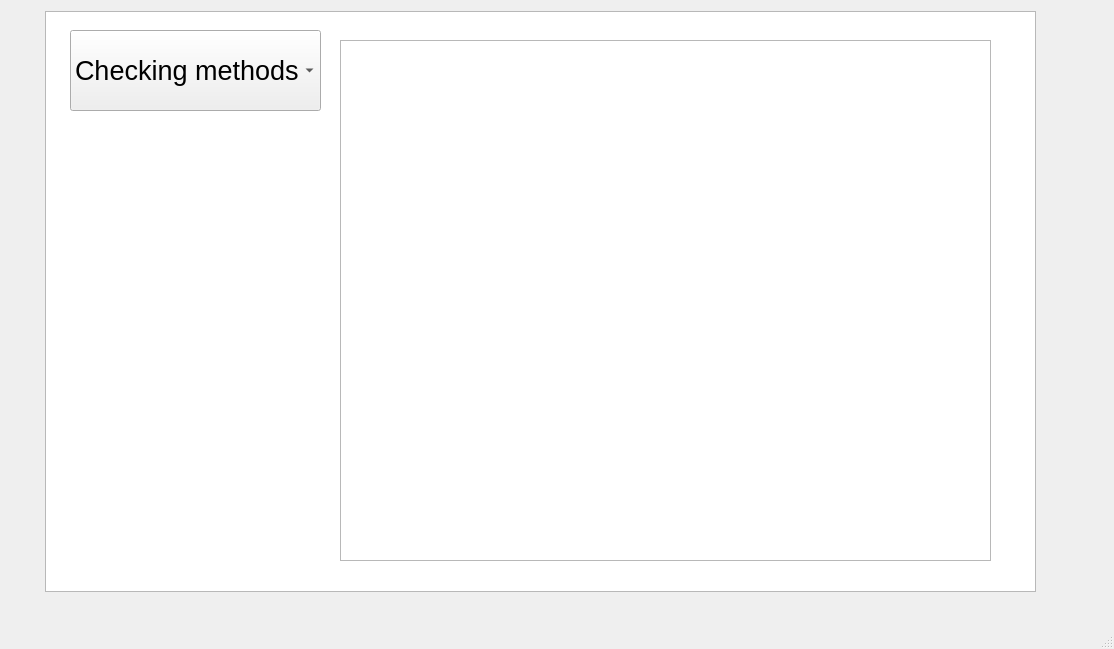
<?xml version="1.0" encoding="UTF-8"?>
<ui version="4.0">
 <class>MainWindow</class>
 <widget class="QMainWindow" name="MainWindow">
  <property name="geometry">
   <rect>
    <x>0</x>
    <y>0</y>
    <width>1114</width>
    <height>649</height>
   </rect>
  </property>
  <property name="windowTitle">
   <string>MainWindow</string>
  </property>
  <widget class="QWidget" name="centralwidget">
   <widget class="QTextEdit" name="textEdit">
    <property name="geometry">
     <rect>
      <x>340</x>
      <y>40</y>
      <width>651</width>
      <height>521</height>
     </rect>
    </property>
    <property name="font">
     <font>
      <pointsize>14</pointsize>
     </font>
    </property>
    <property name="lineWidth">
     <number>3</number>
    </property>
   </widget>
   <widget class="QComboBox" name="comboBox">
    <property name="geometry">
     <rect>
      <x>70</x>
      <y>30</y>
      <width>251</width>
      <height>81</height>
     </rect>
    </property>
    <property name="font">
     <font>
      <pointsize>20</pointsize>
      <bold>false</bold>
     </font>
    </property>
    <item>
     <property name="text">
      <string>Сhecking methods</string>
     </property>
    </item>
    <item>
     <property name="text">
      <string>Creatematrixs</string>
     </property>
    </item>
    <item>
     <property name="text">
      <string>emplace</string>
     </property>
    </item>
    <item>
     <property name="text">
      <string>assign</string>
     </property>
    </item>
    <item>
     <property name="text">
      <string>back</string>
     </property>
    </item>
    <item>
     <property name="text">
      <string>emplace_back</string>
     </property>
    </item>
    <item>
     <property name="text">
      <string>data</string>
     </property>
    </item>
    <item>
     <property name="text">
      <string>front</string>
     </property>
    </item>
    <item>
     <property name="text">
      <string>insert</string>
     </property>
    </item>
    <item>
     <property name="text">
      <string>clear</string>
     </property>
    </item>
   </widget>
   <widget class="QListWidget" name="listWidget">
    <property name="geometry">
     <rect>
      <x>45</x>
      <y>11</y>
      <width>991</width>
      <height>581</height>
     </rect>
    </property>
   </widget>
   <zorder>listWidget</zorder>
   <zorder>textEdit</zorder>
   <zorder>comboBox</zorder>
  </widget>
  <widget class="QMenuBar" name="menubar">
   <property name="geometry">
    <rect>
     <x>0</x>
     <y>0</y>
     <width>1114</width>
     <height>22</height>
    </rect>
   </property>
  </widget>
  <widget class="QStatusBar" name="statusbar"/>
 </widget>
 <resources/>
 <connections/>
</ui>
